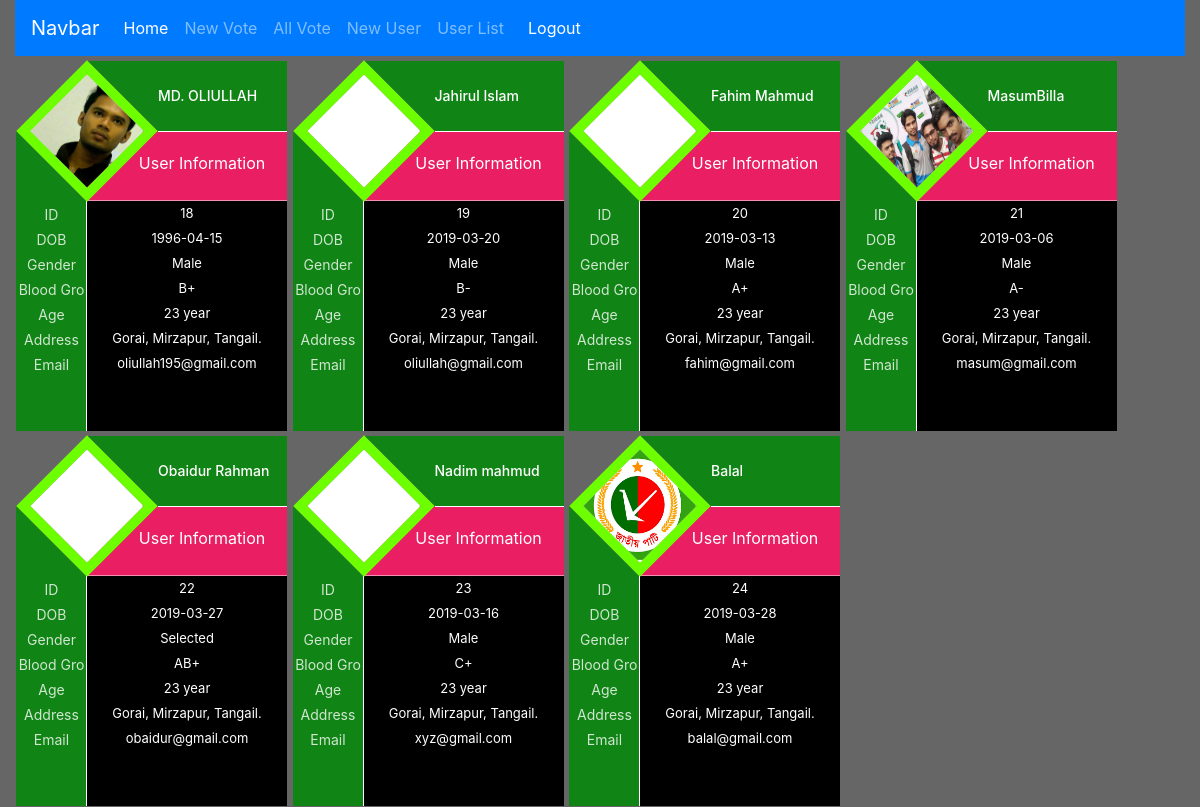
Screenshot of /user_list/ with the database file from the repository.
### vote/models.py (models this page shows)
class User(models.Model):
	userid = models.CharField(max_length=20)
	userName = models.CharField(max_length=50)
	userDOB = models.CharField(max_length=10)
	userGender = models.CharField(max_length=6)
	userBloodGroup = models.CharField(max_length=3)
	userPhone = models.CharField(max_length=20, unique= True)
	userEmail = models.EmailField(max_length=100, unique=True)
	userAddress = models.CharField(max_length=500)
	userImage = models.CharField(max_length=500)
	userStatus = models.CharField(max_length=10)

### vote/views.py (the view)
# urls.py: path('user_list/', views.userList, name='userList'),
def userList(request):
    all_User = User.objects.all()
    context = {
        'all_User': all_User,
    }
    return render(request, 'admin-panal/user_card.html', context)

### vote/templates/admin-panal/user_card.html (shortened to what this page needs)
{% extends 'admin-panal/index.html' %}
{% block content %}
{% for User in all_User %}
<div class="user_card">
	<div class="user_card_body">
		<div class="user_info">
			<div class="static_title">
				User Information
			</div>
			<div class="info_key"></div>
			<div class="details_body">
				<table class="table table-borderless">
					<tr>
						<td width="71px">ID</td>
						<td>{{ User.id }}</td>
					</tr>
					<tr>
						<td width="71px" title="Date of Birth">DOB</td>
						<td>{{ User.userDOB }}</td>
					</tr>
					<tr>
						<td width="71px">Gender</td>
						<td>{{ User.userGender }}</td>
					</tr>
					<tr>
						<td width="71px">Blood Gro</td>
						<td>{{ User.userBloodGroup }}</td>
					</tr>
					<tr>
						<td width="71px">Age</td>
						<td>23 year</td>
					</tr>
					<tr>
						<td width="71px">Address</td>
						<td>Gorai, Mirzapur, Tangail.</td>
					</tr>
					<tr>
						<td width="71px">Email</td>
						<td>{{ User.userEmail }}</td>
					</tr>
				</table>
			</div>
		</div>
		<div class="r_c">
			<div class="anglediv">
				<div class="user_image" style="background-image: url('/media/{{ User.userImage  }}')"></div>
			</div>
			<div class="title_div">
				<h4 class="user_name">{{ User.userName }}</h4>
			</div>
		</div>
	</div>
</div>
{% endfor %}
{% endblock %}

### vote/templates/admin-panal/index.html (shortened to what this page needs)
{% load static %}
<!DOCTYPE html>
<html>
<head>
	<link rel="stylesheet" type="text/css" href="{% static 'css/bootstrap.min.css' %}">
	<link rel="stylesheet" type="text/css" href="{% static 'css/fontawesome.min.css' %}">
	<link rel="stylesheet" type="text/css" href="{% static 'css/solid.css' %}">
	<link rel="stylesheet" type="text/css" href="{% static 'css/brands.css' %}">
	<link rel="stylesheet" type="text/css" href="{% static 'css/style.css' %}">
	<link rel="stylesheet" type="text/css" href="{% static 'css/admin.css' %}">
</head>
<body>
	<div class="container-fluid">
		<nav class="navbar navbar-expand-lg navbar-dark bg-primary">
  			<a class="navbar-brand" href="/vote-list/">Navbar</a>
  			<div class="collapse navbar-collapse" id="navbarSupportedContent">
    			<ul class="navbar-nav justify-content-end">
      				<li class="nav-item active">
        				<a class="nav-link" href="/vote-list/">Home <span class="sr-only">(current)</span></a>
      				</li>
      				<li class="nav-item">
        				<a class="nav-link" href="/create-new-vote/">New Vote</a>
      				</li>
      				<li class="nav-item">
        				<a class="nav-link" href="/vote-list/">All Vote</a>
      				</li>
      				<li class="nav-item">
        				<a class="nav-link" href="/new_user_entry/">New User</a>
      				</li>
      				<li class="nav-item">
        				<a class="nav-link" href="/user_list/">User List</a>
      				</li>
			    </ul>
                <ul class="nav justify-content-end">
                    <li class="nav-item">
        				<a class="nav-link" style="color: #fff" href="/admin-logout/">Logout</a>
      				</li>
                </ul>
			</div>
		</nav>
		{% block content %}{% endblock %}
	</div>
</body>
</html>

### static/css/style.css (style rules this page uses)
body { background: url(../../media/developer.jpg) no-repeat fixed; background-position: center; background-size: cover; margin: 0; padding: 0; }
body:before { content: "" ; position: absolute; background: #000; top: 0; left: 0; width: 100%; height: 100%; opacity: 0.6; }

### static/css/admin.css (style rules this page uses)
body { height: 695px; padding: 0; margin: 0; box-sizing: border-box; }
.user_card { position: relative; width: 272px; height: 375px; display: inline-block; }
.user_card_body { position: relative; top: 75px; left: 72px; width: 200px; height: 300px; }
.r_c { position: relative; top: -400px; left: 0; width: 120px; height: 120px; }
.user_info { position: relative; width: 200px; height: 300px; background-color: #000000; }
.user_info:before { content: ""; position: absolute; left:-71px; top: 0; border:35px solid #108414; border-right-color: transparent; border-top-color: transparent; }
.info_key { position: absolute; top: 70px; left: -71px; width: 71px; height: 230px; background-color: #108414; border-right: 1px solid #fff; }
.anglediv { position: absolute; width: 100px; height: 100px; top: 50px; left: -50px; border: 10px solid #6dff00; transform: rotate(45deg); overflow: hidden; }
.user_image { position: relative; width: 113px; height: 113px; background: white url(../../media/slider_6.jpg) no-repeat; background-size: 100% 100%; transform: rotate(-45deg); top: -16px; left: -17px; }
.title_div { position: absolute; top: 30px; left: 71px; width: 129px; height: 71px; background: #108414; border-bottom: 1px solid #fff; }
.title_div:before { content: ""; position: absolute; right:100%; top: 0; border:35px solid #108414; border-left-color: transparent; border-bottom-color: transparent; }
.user_name { color: #fff; margin-top: 22px; padding: 5px 0px; font-size: 14px; }
.static_title { background-color: #E91E63; width: 100%; height: 70px; text-align: center; padding: 20px 0px 20px 30px; color: #fff; border-bottom: 1px solid rgba(255,255,255,0.5); }
.details_body { position: absolute; top: 71px; left: -71px; width: 271px; height: 230px; background-color: transparent; }
.details_body>.table>tbody>tr>td { text-align: center; color: #fff; padding: 2px 0px; font-size: 13px; }
.details_body>table>tbody>tr>td:first-child { opacity: 0.8; font-size: 14px; }

### rows the page displays
User: id "18", userDOB "1996-04-15", userGender "Male", userBloodGroup "B+", userEmail "oliullah195@gmail.com", userImage (picture), userName "MD. OLIULLAH"
User: id "19", userDOB "2019-03-20", userGender "Male", userBloodGroup "B-", userEmail "oliullah@gmail.com", userName "Jahirul Islam"
User: id "20", userDOB "2019-03-13", userGender "Male", userBloodGroup "A+", userEmail "fahim@gmail.com", userName "Fahim Mahmud"
User: id "21", userDOB "2019-03-06", userGender "Male", userBloodGroup "A-", userEmail "masum@gmail.com", userImage (picture), userName "MasumBilla"
User: id "22", userDOB "2019-03-27", userGender "Selected", userBloodGroup "AB+", userEmail "obaidur@gmail.com", userName "Obaidur Rahman"
User: id "23", userDOB "2019-03-16", userGender "Male", userBloodGroup "C+", userEmail "xyz@gmail.com", userName "Nadim mahmud"
User: id "24", userDOB "2019-03-28", userGender "Male", userBloodGroup "A+", userEmail "balal@gmail.com", userImage (picture), userName "Balal"
